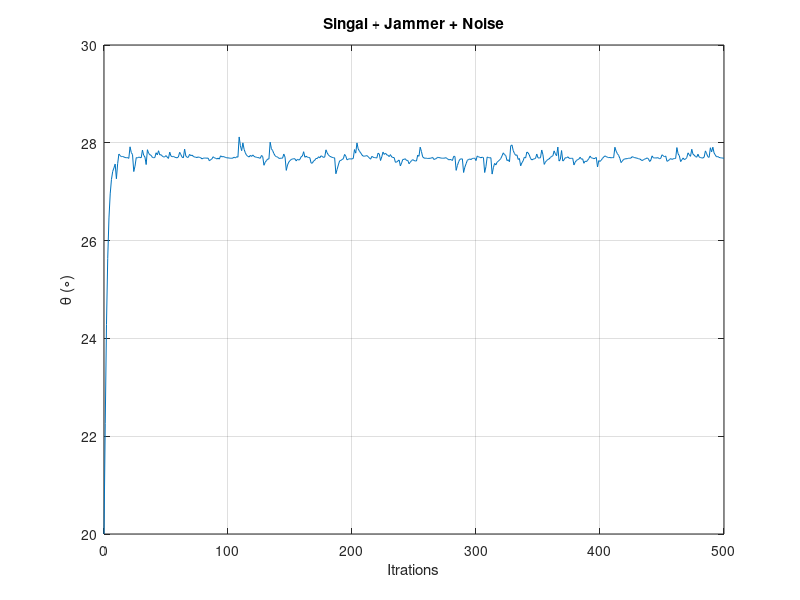

Here is the MATLAB script that generated this plot:
clear
SENSOR_NUM = 8;
MARGIN = 0.5;
SNR = 10;
JNR = 15;
SNAPSHOTS = 500;
BEAM_DIR = 20;

theta_s = 25;
theta_j = 15;
amp_s = sqrt(10^(SNR/10));
amp_j = sqrt(10^(JNR/10));
covMat_n = eye(SENSOR_NUM);

f = 10e6;
fs = 2.5*f;
Ts = (0:SNAPSHOTS - 1)'/fs;

signal = amp_s*exp(1j*2*pi*f*Ts + 2*pi*rand(SNAPSHOTS, 1));
jammer = amp_j*exp(1j*2*pi*f*Ts + 2*pi*rand(SNAPSHOTS, 1));
noise = randn(SENSOR_NUM, SNAPSHOTS) + 1j*randn(SENSOR_NUM, SNAPSHOTS);
sv_s = exp(-1j*2*pi*MARGIN*(0:SENSOR_NUM - 1)'*sind(theta_s));
sv_j = exp(-1j*2*pi*MARGIN*(0:SENSOR_NUM - 1)'*sind(theta_j));
samples = sv_s*signal.' + sv_j*jammer.' + noise;
covMat_n = covMat_n + (sv_j*jammer.')*(sv_j*jammer.')'/SNAPSHOTS;

ITR = size(samples, 2);
theta = BEAM_DIR;
sine = sind(theta);
theta_hat = theta;
for n = 1:ITR
    sv = exp(-1j*2*pi*MARGIN*(0:SENSOR_NUM - 1)'*sine);
    w = pinv(sqrt(sv'*pinv(covMat_n)*sv))*pinv(covMat_n)*sv;
    dSv = (-1j*2*pi*MARGIN*(0:SENSOR_NUM - 1)').*sv;
    d2Sv = pinv(covMat_n)*dSv*sqrt(sv'*pinv(covMat_n)*sv);
    mu = real((dSv'*pinv(covMat_n)*sv)/(sv'*pinv(covMat_n)*sv));
    dLf = 2*(real((d2Sv'*samples(:, n))/(w'*samples(:, n))) - mu);
    d2Lf = 2*mu^2 - (2*d2Sv'*dSv)/(w'*sv);
    sine = sine - pinv(d2Lf)*dLf;
    theta_hat = [theta_hat; asind(abs(sine))];
end

plot((0:ITR)', theta_hat)
grid on
xlabel('Itrations')
ylabel('\theta (\circ)')
title('Singal + Jammer + Noise')
